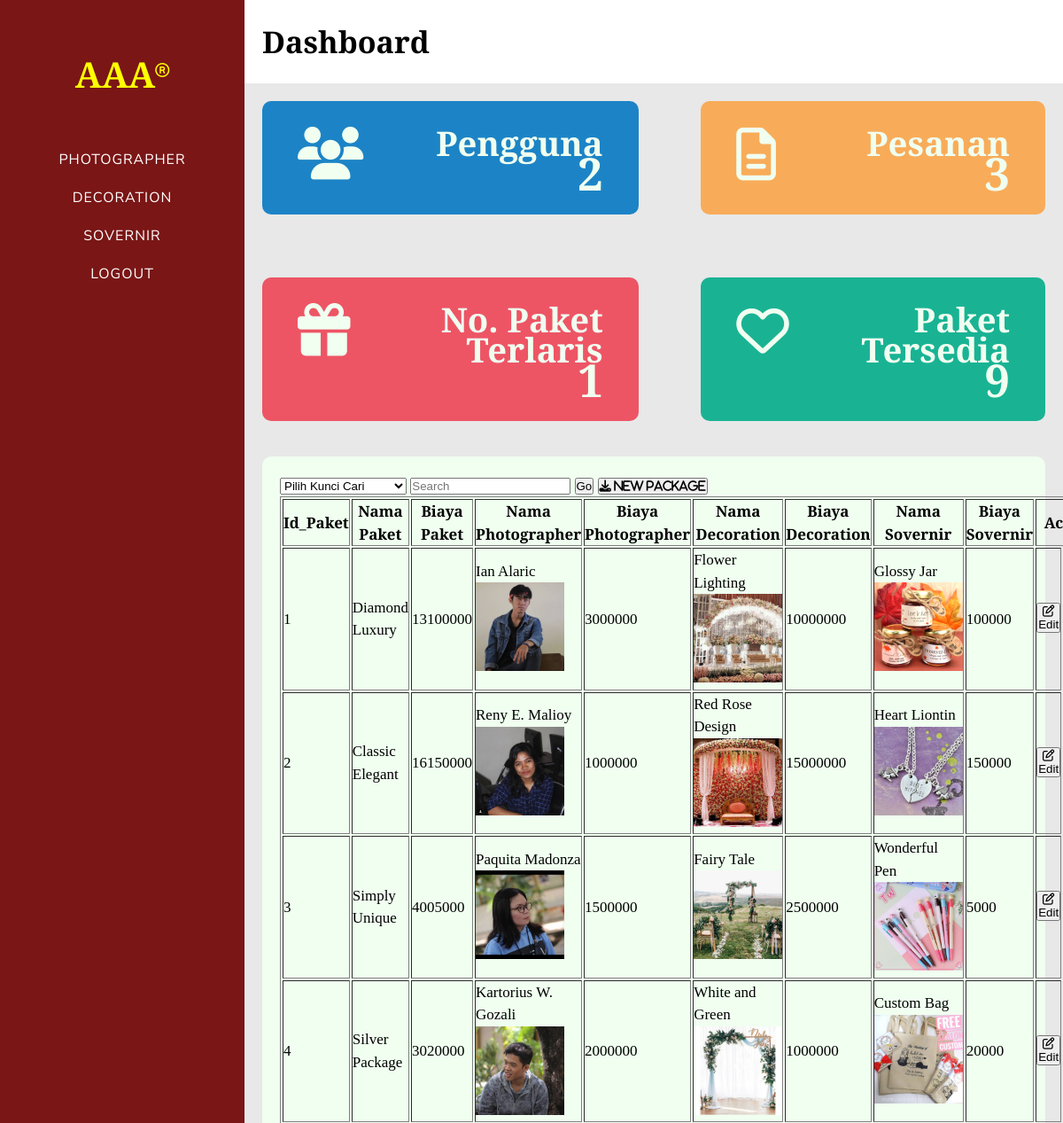
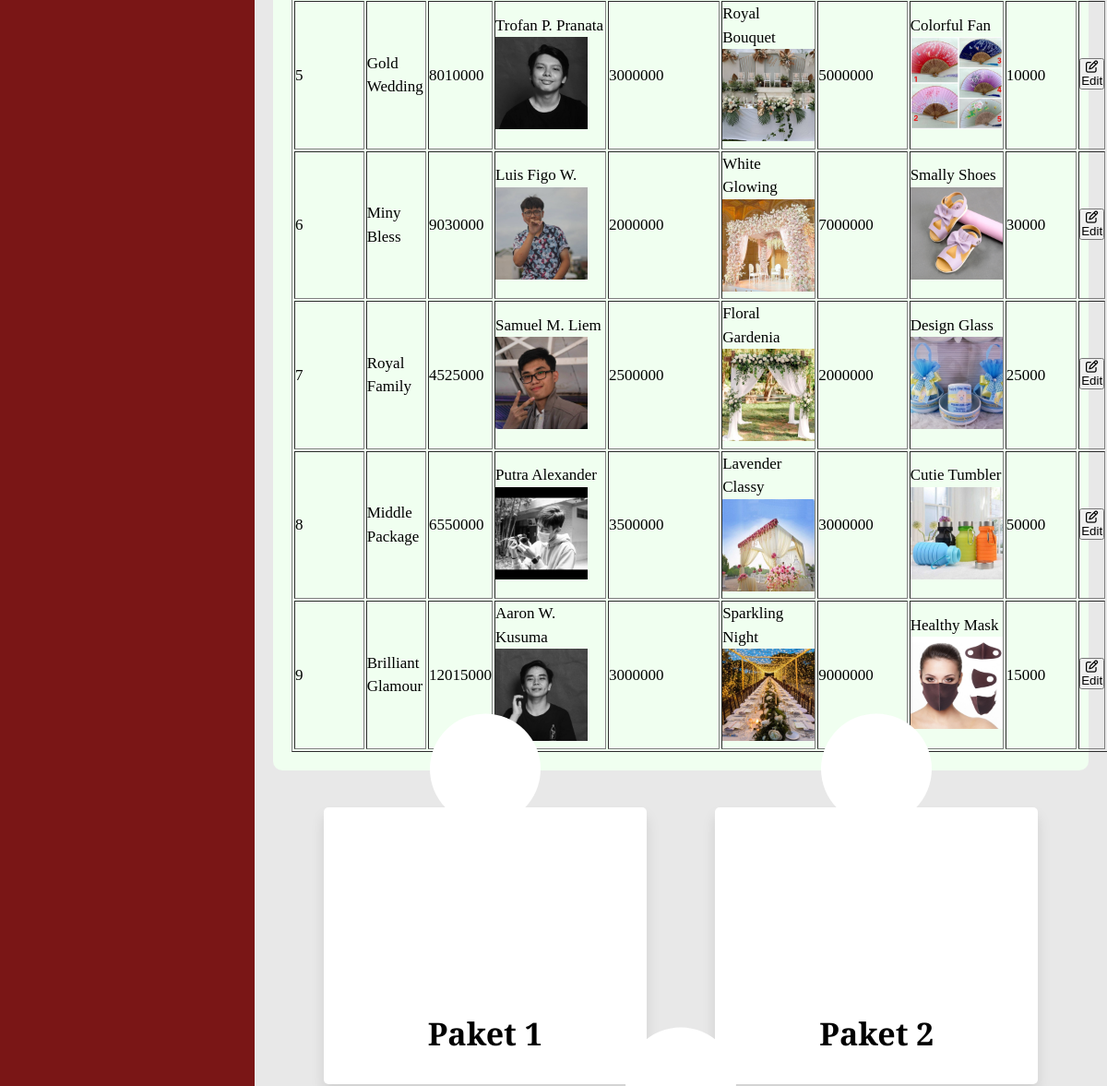
/dashboard.php (upper part), run on an earlier commit of the app's database (2 pictures, top to bottom).
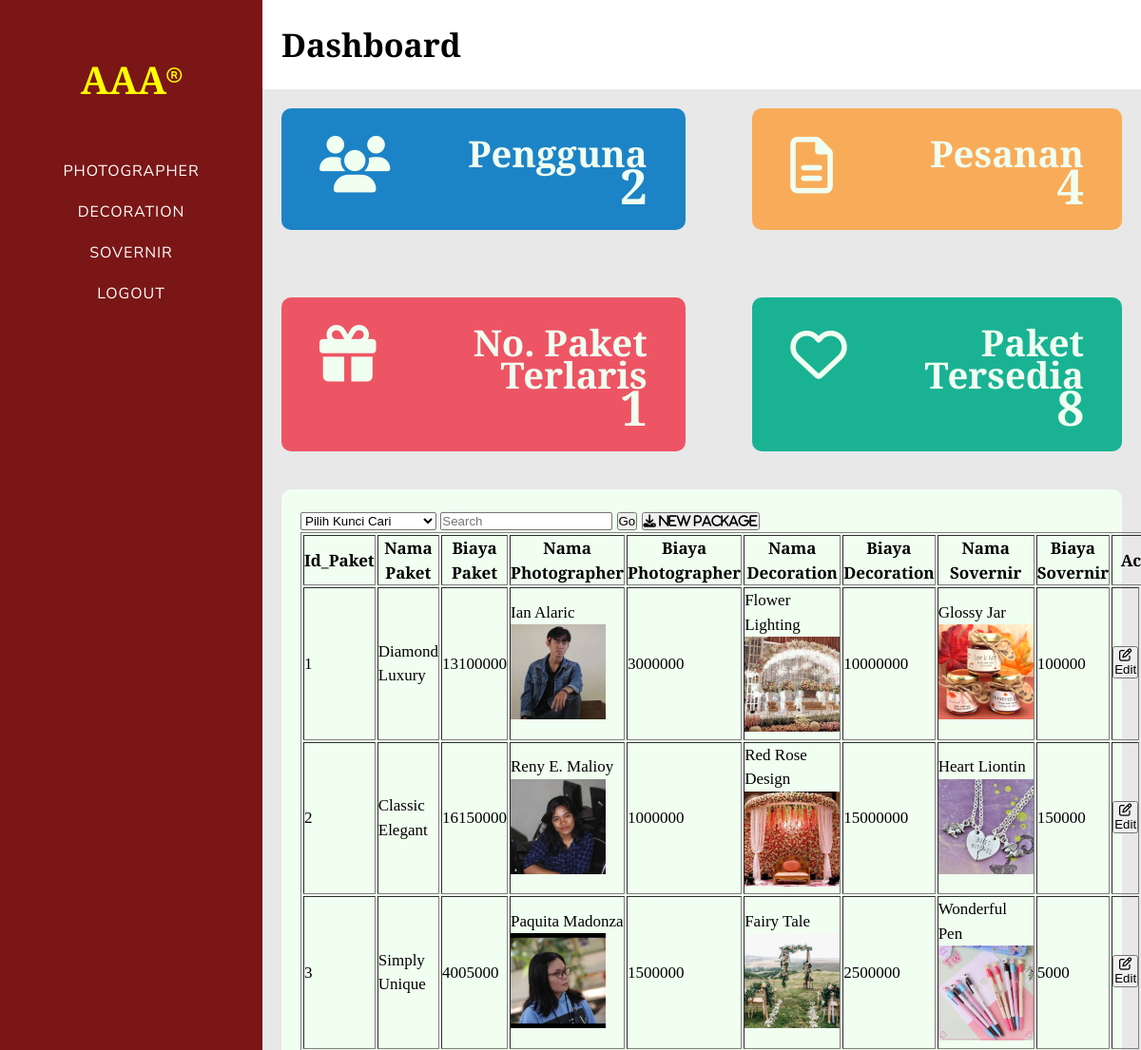
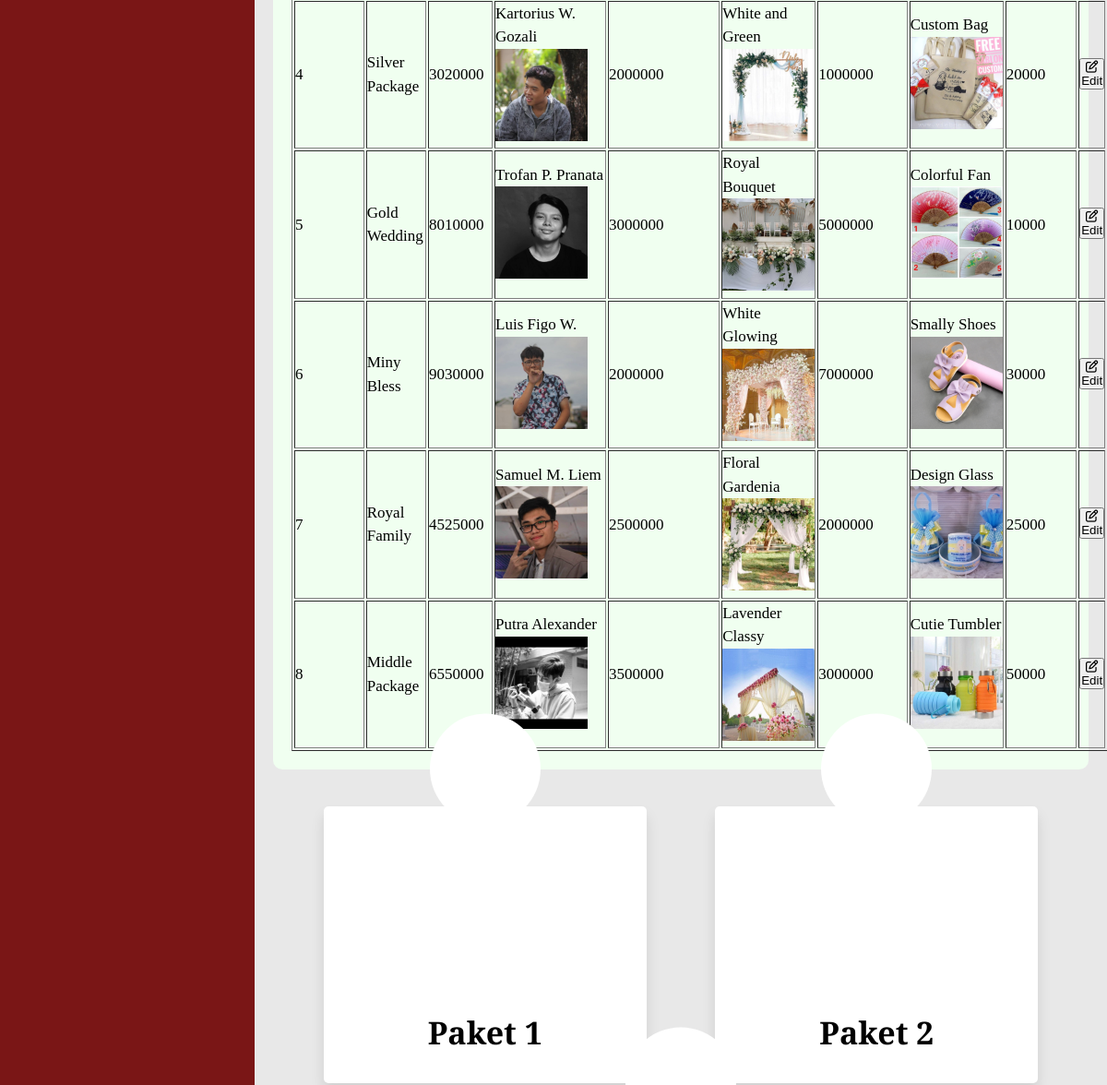
And on a later commit of the database (2 pictures, top to bottom).
### tables this page shows
CREATE TABLE `tabel_detail_paket` (
  `id_paket` int(3) NOT NULL,
  `id_kota` int(3) NOT NULL,
  `id_photographer` int(3) NOT NULL,
  `id_decoration` int(3) NOT NULL,
  `id_sovernir` int(3) NOT NULL
);

CREATE TABLE `tabel_paket` (
  `id_paket` int(3) NOT NULL,
  `nama_paket` varchar(20) NOT NULL,
  `biaya_paket` int(10) NOT NULL
);

CREATE TABLE `tabel_photographer` (
  `id_photographer` int(3) NOT NULL,
  `nama_photographer` varchar(20) NOT NULL,
  `gambar_photographer` varchar(20) NOT NULL,
  `biaya_photographer` int(10) NOT NULL
);

CREATE TABLE `tabel_decoration` (
  `id_decoration` int(3) NOT NULL,
  `nama_decoration` varchar(20) NOT NULL,
  `gambar_decoration` varchar(20) NOT NULL,
  `biaya_decoration` int(10) NOT NULL
);

CREATE TABLE `tabel_sovernir` (
  `id_sovernir` int(3) NOT NULL,
  `nama_sovernir` varchar(20) NOT NULL,
  `gambar_sovernir` varchar(20) NOT NULL,
  `biaya_sovernir` int(10) NOT NULL
);

### dashboard.php (the view, shortened to what this page needs)
<?php
include "koneksi.php";
?>
<!DOCTYPE html>
<html lang="en">
<head>
    <link rel="stylesheet" href="assets/css/style.css">
    <link rel="stylesheet" href="assets/css/owl.carousel.min.css">
    <link rel="stylesheet" href="assets/css/owl.theme.default.min.css">
    <link rel="stylesheet" href="https://unpkg.com/swiper/swiper-bundle.css" />
    <link rel="stylesheet" href="https://unpkg.com/swiper/swiper-bundle.min.css" />
</head>
<body>
    <div class="tpp-page">
        <aside class="tpp-navbar">
            <h1 class="tpp-logo">
                <a href="home.php">AAA<i class="far fa-registered"></i></a>
            </h1>
            <nav class="tpp-listmenu">
                <ul>
                    <li><a href="#"> Photographer</a></li>
                    <li><a href="#"> Decoration</a></li>
                    <li><a href="#"> Sovernir</a></li>
                    <li><a href="logout.php"> logout</a></li>
                </ul>
            </nav>
        </aside>
        <div class="tpp-main">
            <div class="tpp-bannerDashboard">
                <h1>Dashboard</h1>
            </div>
            <div class="tpp-contentDashboard">
                <form action="">
                    <div class="tpp-boxDcontainer">
                        <div class="tpp-boxA tpp-outerBox">
                            <i class="fas fa-users"></i>
                            <div class="tpp-textBoxD">
                                <h2>Pengguna</h2>
                                <h1>
                                    <?php
                                    $queryPengguna = mysqli_query($conn, "SELECT COUNT(id_login) AS total_pengguna FROM tabel_login;");
                                    $infoPengguna = mysqli_fetch_array($queryPengguna);
                                    $totalPengguna = $infoPengguna['total_pengguna'];
                                    echo $totalPengguna;
                                    ?>
                                </h1>
                            </div>
                        </div>
                        <div class="tpp-boxB tpp-outerBox">
                            <i class="far fa-file-alt"></i>
                            <div class="tpp-textBoxD">
                                <h2>Pesanan</h2>
                                <h1>
                                    <?php
                                    $queryPesanan = mysqli_query($conn, "SELECT COUNT(id_paket) AS total_pesanan FROM tabel_detail_order;");
                                    $infoPesanan = mysqli_fetch_array($queryPesanan);
                                    $totalPesanan = $infoPesanan['total_pesanan'];
                                    echo $totalPesanan;
                                    ?>
                                </h1>
                            </div>
                        </div>
                        <div class="tpp-boxC tpp-outerBox">
                            <i class="fas fa-gift"></i>
                            <div class="tpp-textBoxD">
                                <h2>No. Paket Terlaris</h2>
                                <h1>
                                    <?php
                                    $queryPaket = mysqli_query($conn, "SELECT id_paket, COUNT(id_paket) AS total_paket FROM tabel_detail_order GROUP BY id_paket ORDER BY total_paket DESC LIMIT 1");
                                    $infoPaket = mysqli_fetch_array($queryPaket);
                                    $totalPaket = $infoPaket['id_paket'];
                                    echo $totalPaket;
                                    ?>
                                </h1>
                            </div>
                        </div>
                        <div class="tpp-boxD tpp-outerBox">
                            <i class="far fa-heart"></i>
                            <div class="tpp-textBoxD">
                                <h2>Paket Tersedia</h2>
                                <h1>
                                    <?php
                                    $queryTersedia = mysqli_query($conn, "SELECT COUNT(id_paket) AS total_paket FROM tabel_paket");
                                    $infoTersedia = mysqli_fetch_array($queryTersedia);
                                    $totalTersedia = $infoTersedia['total_paket'];
                                    echo $totalTersedia;
                                    ?>
                                </h1>
                            </div>
                        </div>
                    </div>
                    <div class="tpp-listContainer">
                        <div class="tpp-listViewBox">
                            <form action="dashboard.php" method="GET">
                                <select name="kunci" required>
                                    <option>Pilih Kunci Cari</option>
                                </select>
                                <input type="text" placeholder="Search" name="cari" required>
                                <button class="btn btn-success" type="submit">Go</button>
                            </form>
                            <button type="button"><a href="tambahPaket.php"><i class='fas fa-download'> New Package</i></a></button>
                            <table border="1">
                                <thead>
                                    <tr>
                                        <th>Id_Paket</th>
                                        <th>Nama Paket</th>
                                        <th>Biaya Paket</th>
                                        <th>Nama Photographer</th>
                                        <th>Biaya Photographer</th>
                                        <th>Nama Decoration</th>
                                        <th>Biaya Decoration</th>
                                        <th>Nama Sovernir</th>
                                        <th>Biaya Sovernir</th>
                                        <th colspan="2">Action</th>
                                    </tr>
                                </thead>
                                <tbody>
                                    <?php
                                    if (isset($_GET['cari'])) {
                                        $kunci = $_GET['kunci'];
                                        $cari = $_GET['cari'];
                                        $data = mysqli_query($conn, "SELECT * FROM tabel_paket, tabel_detail_paket, tabel_photographer, tabel_decoration, tabel_sovernir WHERE tabel_paket.id_paket=tabel_detail_paket.id_paket AND tabel_photographer.id_photographer=tabel_detail_paket.id_photographer AND tabel_decoration.id_decoration=tabel_detail_paket.id_decoration AND tabel_sovernir.id_sovernir=tabel_detail_paket.id_sovernir AND $kunci LIKE '%$cari%'");
                                        $cek = mysqli_num_rows($data);
                                        if($cek <= 0){
                                            echo "<td colspan='11'><h1>Data Tidak Ditemukan</h1></td>";
                                        }
                                    } else {
                                        $data = mysqli_query($conn, "SELECT * FROM tabel_paket, tabel_detail_paket, tabel_photographer, tabel_decoration, tabel_sovernir WHERE tabel_paket.id_paket=tabel_detail_paket.id_paket AND tabel_photographer.id_photographer=tabel_detail_paket.id_photographer AND tabel_decoration.id_decoration=tabel_detail_paket.id_decoration AND tabel_sovernir.id_sovernir=tabel_detail_paket.id_sovernir");
                                    }
                                    while ($d = mysqli_fetch_array($data)) {
                                    ?>
                                        <tr>
                                            <td><?php echo $d['id_paket']; ?></td>
                                            <td><?php echo $d['nama_paket']; ?></td>
                                            <td><?php echo $d['biaya_paket']; ?></td>
                                            <td>
                                                <?php echo $d['nama_photographer']; ?>
                                                <img src="images/<?= $d['gambar_photographer']; ?>" height="100px" />
                                            </td>
                                            <td><?php echo $d['biaya_photographer']; ?></td>
                                            <td>
                                                <?php echo $d['nama_decoration']; ?>
                                                <img src="images/<?= $d['gambar_decoration']; ?>" height="100px" />
                                            </td>
                                            <td><?php echo $d['biaya_decoration']; ?></td>
                                            <td>
                                                <?php echo $d['nama_sovernir']; ?>
                                                <img src="images/<?= $d['gambar_sovernir']; ?>" height="100px" />
                                            </td>
                                            <td><?php echo $d['biaya_sovernir']; ?></td>
                                            <td><button type="button"><a href="edit.php?id_paket=<?php echo $d['id_paket']; ?>"><i class="fa fa-edit"></i> Edit</a></button></td>
                                        </tr>
                                    <?php
                                    }
                                    ?>
                                </tbody>
                            </table>
                        </div>
                    </div>
                    <div class="tpp-chartContainer">
                        <div class="tpp-chartCard">
                            <div class="tpp-chartCirlce">
                                <div class="tpp-chartBox"><span></span></div>
                            </div>
                            <div class="tpp-chartText">Paket 1</div>
                        </div>
                        <div class="tpp-chartCard chartB">
                            <div class="tpp-chartCirlce">
                                <div class="tpp-chartBox"><span></span></div>
                            </div>
                            <div class="tpp-chartText">Paket 2</div>
                        </div>
                        <div class="tpp-chartCard chartC">
                            <div class="tpp-chartCirlce">
                                <div class="tpp-chartBox"><span></span></div>
                            </div>
                        </div>
                    </div>
                </form>
            </div>
        </div>
    </div>
</body>
</html>

### assets/css/style.css (style rules this page uses)
* { margin: 0; padding: 0; box-sizing: border-box; }
a, span, a:hover { display: inline-block; text-decoration: none; color: inherit; }
ul { list-style: none; }
body { font-family: "Cormorant Garamond", serif; font-size: 17px; font-weight: 500; line-height: 1.5em; }
.tpp-page { width: 100%; position: relative; overflow: hidden; }
.tpp-navbar { padding: 60px 0px; width: 23%; position: fixed; bottom: 0; top: 0; left: 0; overflow-y: scroll; z-index: 1001; background: rgb(122, 22, 22); scrollbar-width: none; }
.tpp-logo { text-align: center; font-family: "Cormorant Garamond", serif; font-size: 40px; font-weight: 600; text-transform: uppercase; margin-bottom: 60px; display: block; width: 100%; position: relative; color: yellow; line-height: 1.2em; letter-spacing: 0px; }
aside .tpp-logo a i { color: yellow; font-size: 16px; vertical-align: super; }
.tpp-listmenu { display: block; }
.tpp-listmenu ul { text-align: center; margin: 0; padding: 0; }
.tpp-listmenu ul li { margin: 9px 0 9px 0; padding: 0 0 9px 0; font-size: 16px; line-height: 1.5em; text-transform: uppercase; letter-spacing: 1px; }
.tpp-listmenu ul li a { color: white; text-decoration: none; position: relative; padding: 0; font-family: "Nunito Sans", sans-serif; font-weight: 400; -webkit-transition: 0.3s; -o-transition: 0.3s; transition: 0.3s; border-bottom: 1px solid transparent; }
.tpp-main { width: 77%; float: right; transition: 0.5s; }
.tpp-bannerDashboard { padding: 30px 20px; line-height: 2em; }
.tpp-contentDashboard { background: rgba(218, 218, 218, 0.623); }
.tpp-boxDcontainer { display: grid; grid-template-areas: 'A B' 'C D'; grid-gap: 1.8em; }
.tpp-boxA { grid-area: A; background: #1c84c6; }
.tpp-boxB { grid-area: B; background: #f8ac59; }
.tpp-boxC { grid-area: C; background: #ed5565; }
.tpp-boxD { grid-area: D; background: #19b394; }
.tpp-boxDcontainer .tpp-outerBox { border-radius: 10px; padding: 30px 40px; line-height: 2em; margin: 20px; display: flex; color: honeydew; }
.tpp-boxDcontainer .tpp-outerBox i { position: relative; font-size: 3.5em; width: 40%; height: 100%; }
.tpp-boxDcontainer .tpp-outerBox .tpp-textBoxD { width: 60%; text-align: end; font-size: 1.5em; }
.tpp-listContainer { margin: 20px; }
.tpp-listContainer .tpp-listViewBox { border-radius: 10px; padding: 20px; background:honeydew; }
.tpp-chartContainer { width: 100%; display: flex; flex-wrap: wrap; align-items: center; justify-content: space-evenly; }
.tpp-chartContainer .tpp-chartCard { background: #fff; margin: 20px 0; width: 350px; height: 300px; border-radius: 5px; display: flex; align-items: center; justify-content: space-evenly; flex-direction: column; box-shadow: 0px 10px 15px rgba(0, 0, 0, 0.1); }
.tpp-chartContainer .tpp-chartCard .tpp-chartCirlce { position: relative; height: 150px; width: 150px; border-radius: 50%; cursor: default; }
.tpp-chartCard .tpp-chartCirlce .tpp-chartBox { height: 100%; width: 100%; background: #fff; border-radius: 50%; transform: translate(0, -105%) scale(0.8); transition: all 0.2s; }
.tpp-chartCard .tpp-chartCirlce .tpp-chartBox span,.tpp-chartContainer .tpp-chartCard .tpp-chartText { background-clip: text; font-size: 2em; font-weight: 900; }

What changed in the data, as far as the page shows it:
removed tabel_detail_paket: id_paket "9", id_paket.nama_paket "Brilliant Glamour", id_paket.biaya_paket "12015000", id_photographer.nama_photographer "Aaron W. Kusuma", id_photographer.gambar_photographer (picture), id_photographer.biaya_photographer "3000000", id_decoration.nama_decoration "Sparkling Night", id_decoration.gambar_decoration (picture), id_decoration.biaya_decoration "9000000", id_sovernir.nama_sovernir "Healthy Mask", id_sovernir.gambar_sovernir (picture), id_sovernir.biaya_sovernir "15000"
Also different on the page:
$totalPesanan: "3" → "4"
$totalTersedia: "9" → "8"
